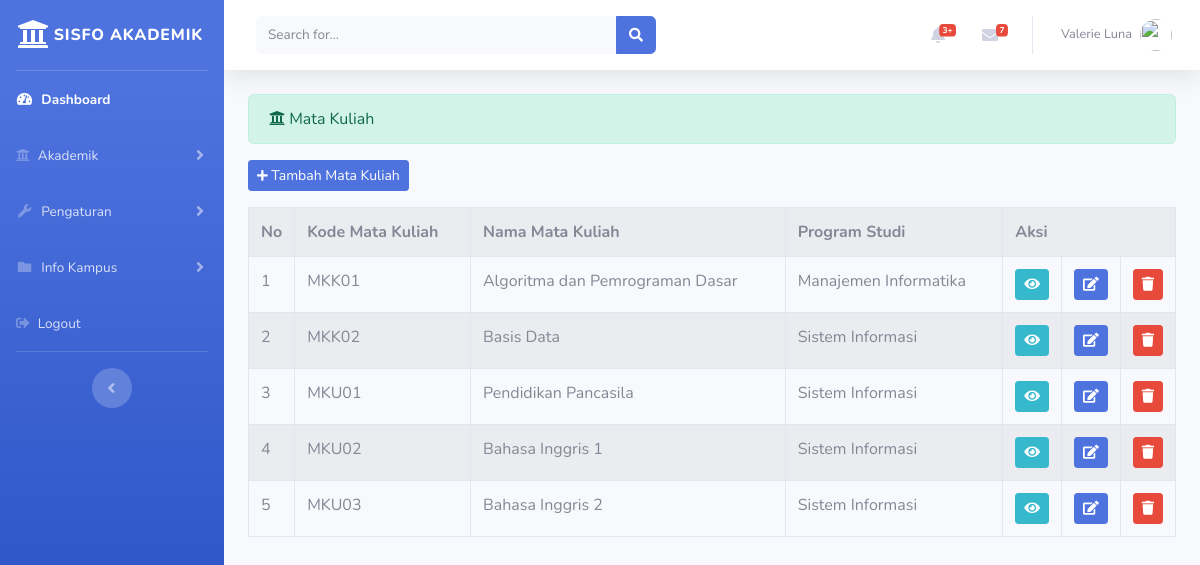
/index.php/administrator/matakuliah, run on the app's committed database.
### tables this page shows
CREATE TABLE `matakuliah` (
  `kode_matakuliah` varchar(10) NOT NULL,
  `nama_matakuliah` varchar(100) NOT NULL,
  `sks` int(5) NOT NULL,
  `semester` int(10) NOT NULL,
  `nama_prodi` varchar(100) NOT NULL
);

### application/controllers/administrator/matakuliah.php (called while the page is built, shortened)
<?php
class Matakuliah extends CI_Controller {
	public function index()
	{
		$data['matakuliah'] = $this->matakuliah_model->tampil_data('matakuliah')->result();
		$this->load->view('administrator/templates_administrator/header.php');
		$this->load->view('administrator/templates_administrator/sidebar.php');
		$this->load->view('administrator/matakuliah', $data);
		$this->load->view('administrator/templates_administrator/footer.php');
	}
}

### index.php (called while the page is built, shortened)
<?php
require_once BASEPATH.'core/CodeIgniter.php';

### application/models/matakuliah_model.php (called while the page is built, shortened)
<?php
class Matakuliah_model extends CI_Model {
	public function tampil_data($table)
	{
		return $this->db->get($table);
	}
}

### application/views/administrator/matakuliah.php (the view, shortened to what this page needs)
<div class="container-fluid">
	<div class="alert alert-success" role="alert">
    	<i class="fas fa-university"></i> Mata Kuliah
  	</div>
  	<?php echo anchor('administrator/matakuliah/tambah_matakuliah','<button class="btn btn-sm btn-primary mb-3"><i class="fa fa-plus fa-sm"></i> Tambah Mata Kuliah</button>') ?>
	<table class="table table-bordered table-striped table-hover">
		<tr>
			<th>No</th>
			<th>Kode Mata Kuliah</th>
			<th>Nama Mata Kuliah</th>
			<th>Program Studi</th>
			<th colspan="3">Aksi</th>
		</tr>
		<?php
		$no = 1;
		foreach ($matakuliah as $mk) : ?>
			<tr>
				<td width="20px"><?php echo $no++ ?></td>
				<td><?php echo $mk->kode_matakuliah ?></td>
				<td><?php echo $mk->nama_matakuliah ?></td>
				<td><?php echo $mk->nama_prodi ?></td>
				<td width="20px"><?php echo anchor('administrator/matakuliah/detail/'.$mk->kode_matakuliah,'<div class="btn btn-sm btn-info"><i class="fa fa-eye"></i></div>') ?></td>
				<td width="20px"><?php echo anchor('administrator/matakuliah/update/'.$mk->kode_matakuliah,'<div class="btn btn-sm btn-primary"><i class="fa fa-edit"></i></div>') ?></td>
  				<td width="20px"><?php echo anchor('administrator/matakuliah/delete/'.$mk->kode_matakuliah,'<div class="btn btn-sm btn-danger"><i class="fa fa-trash"></i></div>') ?></td>
			</tr>
		<?php endforeach; ?>
	</table>
</div>

### application/views/administrator/templates_administrator/header.php (shortened to what this page needs)
<!DOCTYPE html>
<html lang="en">
<head>
  <link href="<?php echo base_url() ?>assets/vendor/fontawesome-free/css/all.min.css" rel="stylesheet" type="text/css">
  <link href="<?php echo base_url() ?>assets/css/sb-admin-2.min.css" rel="stylesheet">
</head>

### application/views/administrator/templates_administrator/sidebar.php (shortened to what this page needs)
<body id="page-top">
  <div id="wrapper">
    <ul class="navbar-nav bg-gradient-primary sidebar sidebar-dark accordion" id="accordionSidebar">
      <a class="sidebar-brand d-flex align-items-center justify-content-center" href="index.html">
        <div class="sidebar-brand-icon">
          <i class="fas fa-university"></i>
        </div>
        <div class="sidebar-brand-text mx-1">SISFO AKADEMIK</div>
      </a>
      <hr class="sidebar-divider my-0">
      <li class="nav-item active">
        <a class="nav-link" href="index.html">
          <i class="fas fa-fw fa-tachometer-alt"></i>
          <span>Dashboard</span></a>
      </li>
      <li class="nav-item">
        <a class="nav-link collapsed" href="#" data-toggle="collapse" data-target="#collapseTwo" aria-expanded="true" aria-controls="collapseTwo">
          <i class="fas fa-university"></i>
          <span>Akademik</span>
        </a>
      </li>
      <li class="nav-item">
        <a class="nav-link collapsed" href="#" data-toggle="collapse" data-target="#collapseUtilities" aria-expanded="true" aria-controls="collapseUtilities">
          <i class="fas fa-fw fa-wrench"></i>
          <span>Pengaturan</span>
        </a>
      </li>
      <li class="nav-item">
        <a class="nav-link collapsed" href="#" data-toggle="collapse" data-target="#collapsePages" aria-expanded="true" aria-controls="collapsePages">
          <i class="fas fa-fw fa-folder"></i>
          <span>Info Kampus</span>
        </a>
      </li>
      <li class="nav-item">
        <a class="nav-link" href="<?php echo base_url('administrator/auth/logout') ?>">
          <i class="fas fa-sign-out-alt"></i>
          <span>Logout</span></a>
      </li>
      <hr class="sidebar-divider d-none d-md-block">
      <div class="text-center d-none d-md-inline">
        <button class="rounded-circle border-0" id="sidebarToggle"></button>
      </div>
    </ul>
    <div id="content-wrapper" class="d-flex flex-column">
      <div id="content">
        <nav class="navbar navbar-expand navbar-light bg-white topbar mb-4 static-top shadow">
          <form class="d-none d-sm-inline-block form-inline mr-auto ml-md-3 my-2 my-md-0 mw-100 navbar-search">
            <div class="input-group">
              <input type="text" class="form-control bg-light border-0 small" placeholder="Search for..." aria-label="Search" aria-describedby="basic-addon2">
              <div class="input-group-append">
                <button class="btn btn-primary" type="button">
                  <i class="fas fa-search fa-sm"></i>
                </button>
              </div>
            </div>
          </form>
          <ul class="navbar-nav ml-auto">
            <li class="nav-item dropdown no-arrow mx-1">
              <a class="nav-link dropdown-toggle" href="#" id="alertsDropdown" role="button" data-toggle="dropdown" aria-haspopup="true" aria-expanded="false">
                <i class="fas fa-bell fa-fw"></i>
                <span class="badge badge-danger badge-counter">3+</span>
              </a>
            </li>
            <li class="nav-item dropdown no-arrow mx-1">
              <a class="nav-link dropdown-toggle" href="#" id="messagesDropdown" role="button" data-toggle="dropdown" aria-haspopup="true" aria-expanded="false">
                <i class="fas fa-envelope fa-fw"></i>
                <span class="badge badge-danger badge-counter">7</span>
              </a>
            </li>
            <li class="nav-item dropdown no-arrow">
              <a class="nav-link dropdown-toggle" href="#" id="userDropdown" role="button" data-toggle="dropdown" aria-haspopup="true" aria-expanded="false">
                <span class="mr-2 d-none d-lg-inline text-gray-600 small">Valerie Luna</span>
                <img class="img-profile rounded-circle" src="https://source.unsplash.com/QAB-WJcbgJk/60x60">
              </a>
            </li>
          </ul>
        </nav>

### application/views/administrator/templates_administrator/footer.php (shortened to what this page needs)
</body>
</html>

### data on the page
matakuliah: kode_matakuliah "MKK01", nama_matakuliah "Algoritma dan Pemrograman Dasar", nama_prodi "Manajemen Informatika"
matakuliah: kode_matakuliah "MKK02", nama_matakuliah "Basis Data", nama_prodi "Sistem Informasi"
matakuliah: kode_matakuliah "MKU01", nama_matakuliah "Pendidikan Pancasila", nama_prodi "Sistem Informasi"
matakuliah: kode_matakuliah "MKU02", nama_matakuliah "Bahasa Inggris 1", nama_prodi "Sistem Informasi"
matakuliah: kode_matakuliah "MKU03", nama_matakuliah "Bahasa Inggris 2", nama_prodi "Sistem Informasi"
